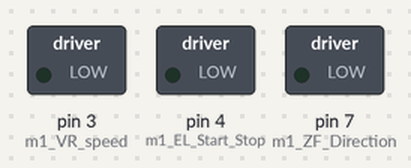
The sketch below on a simulated Arduino Uno, built with avr-gcc and run on an emulated ATmega328P. On the bench: switched loads named in the sketch (green lamp = pin HIGH).

Above: at 0.1 s.
At 1.1 s:
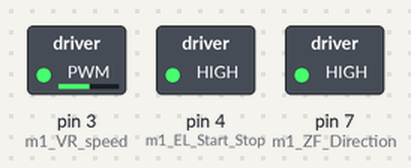
At 3.1 s:
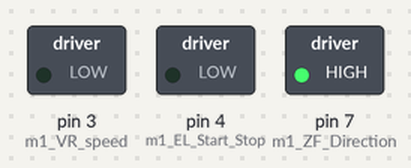
Timing chart, 0 to 4.6 s (numbered marks = the images above):
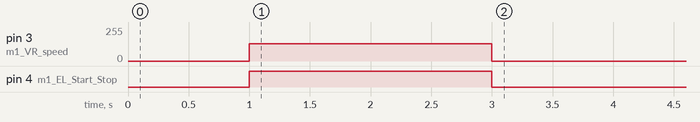

The sketch:

BLDC_test.ino
```cpp
// just a test code

//#######################################
// Pin mappings for Arduino UNO
//#######################################
int m1_EL_Start_Stop = 4;  // EL (digital)
int m1_ZF_Direction  = 7;  // ZF (digital)
int m1_VR_speed      = 3;  // VR (PWM output)

int speed1 = 130;  // PWM speed (0–255)

void setup() {
  pinMode(m1_EL_Start_Stop, OUTPUT);
  pinMode(m1_ZF_Direction, OUTPUT);
  pinMode(m1_VR_speed, OUTPUT);

  // ✅ Motor OFF at startup
  wheelStop();

  delay(1000); // wait 1s before starting

  // ✅ Run motor forward for 2 seconds
  wheelMoveForward();
  delay(2000);

  // ✅ Stop motor
  wheelStop();
}

void loop() {
  // nothing here
}

void wheelStop() {
  analogWrite(m1_VR_speed, 0);
  digitalWrite(m1_EL_Start_Stop, LOW);
}

void wheelMoveForward() {
  analogWrite(m1_VR_speed, speed1);
  digitalWrite(m1_EL_Start_Stop, LOW);
  digitalWrite(m1_ZF_Direction, HIGH);
  digitalWrite(m1_EL_Start_Stop, HIGH);
}
```
